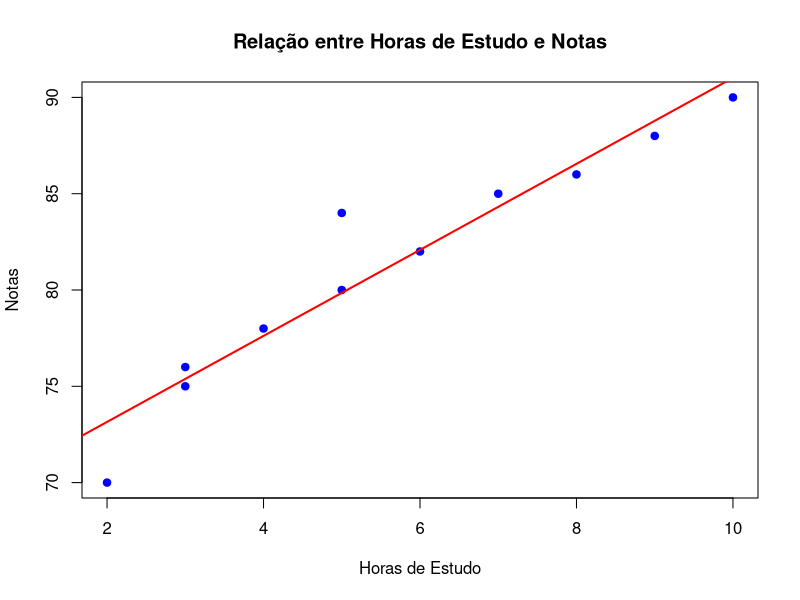

Recreate this plot in R.
# Bloco 3 - Dispersão e Regressão
horas_estudo <- c(2, 3, 5, 7, 9, 10, 4, 6, 8, 3, 5)
notas <- c(70, 75, 80, 85, 88, 90, 78, 82, 86, 76, 84)

plot(horas_estudo, notas, main="Relação entre Horas de Estudo e Notas",
     xlab="Horas de Estudo", ylab="Notas", col="blue", pch=19)
abline(lm(notas ~ horas_estudo), col="red", lwd=2)
